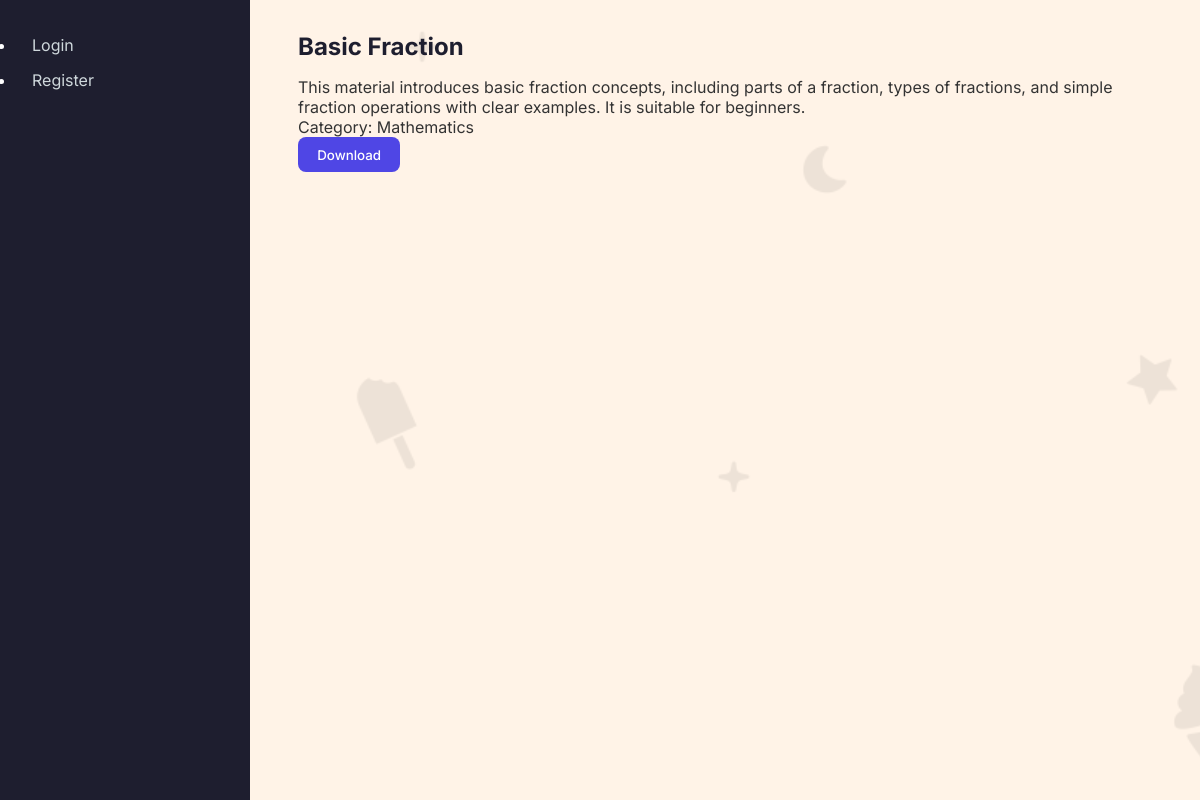
/materials/1, run on the app's committed database.
### models/material.py (models this page shows)
class Material(db.Model):
    id = db.Column(db.Integer, primary_key=True)
    title = db.Column(db.String(200), nullable=False)
    description = db.Column(db.Text)
    category = db.Column(db.String(100))
    file_path = db.Column(db.String(300), nullable=False)

### routes/materials.py (the view)
@materials_bp.route('/<int:material_id>')
def material_detail(material_id):
    material = Material.query.get_or_404(material_id)
    return render_template('materials/detail.html', material=material)

### templates/materials/detail.html
{% extends 'base.html' %}
{% block content %}
<h2>{{ material.title }}</h2>
<p>{{ material.description }}</p>
<p>Category: {{ material.category }}</p>
{% if material.file_path %}
<form action="{{ url_for('materials.download_material', material_id=material.id) }}" method="GET" style="display:inline;">
    <button type="submit">Download</button>
</form>
{% endif %}
{% endblock %}

### static/css/main.css (style rules this page uses)
* { margin: 0; padding: 0; box-sizing: border-box; font-family: 'Inter', sans-serif; }
body { display: flex; min-height: 100vh; background: #f5f7fa; color: #333; }
h1, h2, h3, h4 { color: #1e1e2f; margin-bottom: 1rem; }
button { padding: 0.6rem 1.2rem; background: #4f46e5; color: #fff; border: none; border-radius: 8px; font-weight: 500; cursor: pointer; transition: background 0.2s ease; }

### data on the page
Material: title "Basic Fraction", description "This material introduces basic fraction concepts, including parts of a fraction, types of fractions, and simple fraction operations with clear examples. It is suitable for beginners.", category "Mathematics"
